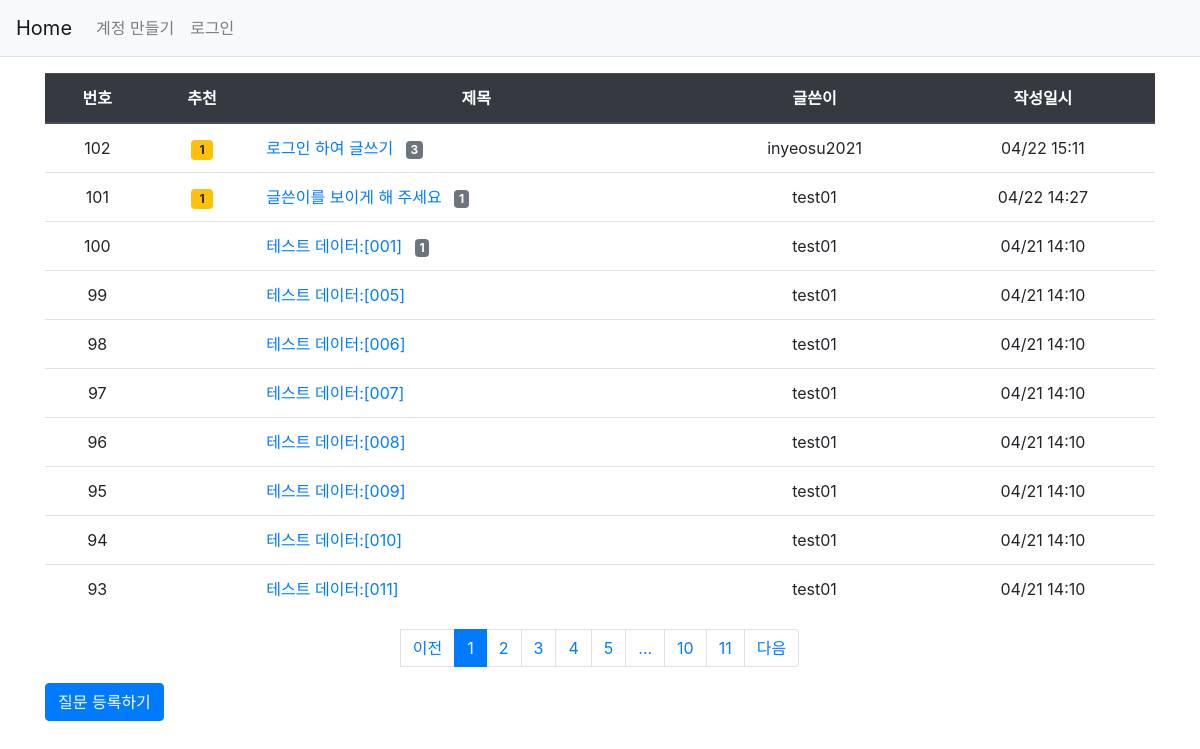
Page /question/list/ on the committed database.
### pybo/models.py (models this page shows)
class Question(db.Model):
    id = db.Column(db.Integer, primary_key=True)
    subject = db.Column(db.String(200), nullable=False)
    content = db.Column(db.Text(), nullable=False)
    create_date = db.Column(db.DateTime(), nullable=False)
    user_id = db.Column(db.Integer, db.ForeignKey(
        'user.id', ondelete='CASCADE'), nullable=False)
    user = db.relationship('User', backref=db.backref('question_set'))
    modify_date = db.Column(db.DateTime(), nullable=True)
    voter = db.relationship('User', secondary=question_voter,
                            backref=db.backref('question_voter_set'))

class User(db.Model):
    id = db.Column(db.Integer, primary_key=True)
    username = db.Column(db.String(150), nullable=False, unique=True)
    password = db.Column(db.String(200), nullable=False)
    email = db.Column(db.String(120), nullable=False, unique=True)

### pybo/views/question_views.py (the view)
@bp.route('/list/')
def _list():
    page = request.args.get('page', type=int, default=1)
    question_list = Question.query.order_by(Question.create_date.desc())
    question_list = question_list.paginate(page, per_page=10)
    return render_template('question/question_list.html', question_list=question_list)

### pybo/filter.py (called while the page is built)
def format_datetime1(value, fmt=' %m/%d  %H:%M'):
    return value.strftime(fmt)

### pybo/views/auth_views.py (called while the page is built)
@bp.before_app_request
def load_logged_in_user():
    user_id = session.get('user_id')
    if user_id is None:
        g.user = None
    else:
        g.user = User.query.get(user_id)

### pybo/templates/question/question_list.html
{% extends 'base.html' %}
{% block content %}
<link rel="stylesheet" href="{{ url_for('static', filename='bootstrap.min.css') }}">
<div class="container my-3">
    <table class="table">
        <thead>
            <tr class="text-center thead-dark">
                <th>번호</th>
                <th>추천</th>
                <th style="width=50%">제목</th>
                <th>글쓴이</th>
                <th>작성일시</th>
            </tr>
        </thead>
        <tbody>
        {% if question_list %}
        {% for question in question_list.items %}
        <tr class="text-center">
            <td>{{ question_list.total - ((question_list.page -1)* question_list.per_page) - loop.index0 }}</td>
            <td>
                {% if question.voter|length > 0 %}
                <span class="badge badge-warning px-2 py-1">{{ question.voter|length }}</span>
                {% endif %}
            </td>
            <td class="text-left">
                <a href="{{ url_for('question.detail', question_id = question.id) }}">{{ question.subject }}</a>
                {% if question.answer_set |length > 0 %}
                    <span class="badge badge-secondary ml-2">{{ question.answer_set |length }}</span>
                    {% endif %}
                </td>
                <td>{{ question.user.username }}</td>
                <td>{{ question.create_date|datetime1 }}</td>
        </tr>
        {% endfor %}
        {% else %}
        <tr>
            <td colspan="3">질문이 없습니다.</td>
        </tr>
        {% endif %}
        </tbody>
    </table>
    {% include "paging.html" %}
<a href="{{ url_for('question.create') }}" class="btn btn-primary">질문 등록하기</a>
</div>
{% endblock %}

### rows in the picture
Question: total "102", voter|length "1", subject "로그인 하여 글쓰기", answer_set|length "3", user.username "inyeosu2021", create_date "04/22 15:11"
Question: total "101", voter|length "1", subject "글쓴이를 보이게 해 주세요", answer_set|length "1", user.username "test01", create_date "04/22 14:27"
Question: total "100", subject "테스트 데이터:[001]", answer_set|length "1", user.username "test01", create_date "04/21 14:10"
Question: total "99", subject "테스트 데이터:[005]", user.username "test01", create_date "04/21 14:10"
Question: total "98", subject "테스트 데이터:[006]", user.username "test01", create_date "04/21 14:10"
Question: total "97", subject "테스트 데이터:[007]", user.username "test01", create_date "04/21 14:10"
Question: total "96", subject "테스트 데이터:[008]", user.username "test01", create_date "04/21 14:10"
Question: total "95", subject "테스트 데이터:[009]", user.username "test01", create_date "04/21 14:10"
Question: total "94", subject "테스트 데이터:[010]", user.username "test01", create_date "04/21 14:10"
Question: total "93", subject "테스트 데이터:[011]", user.username "test01", create_date "04/21 14:10"

### other values in the picture
{{ page_num }} "1"
{{ page_num }} "2" "3" "4" "5" "10" "11"
